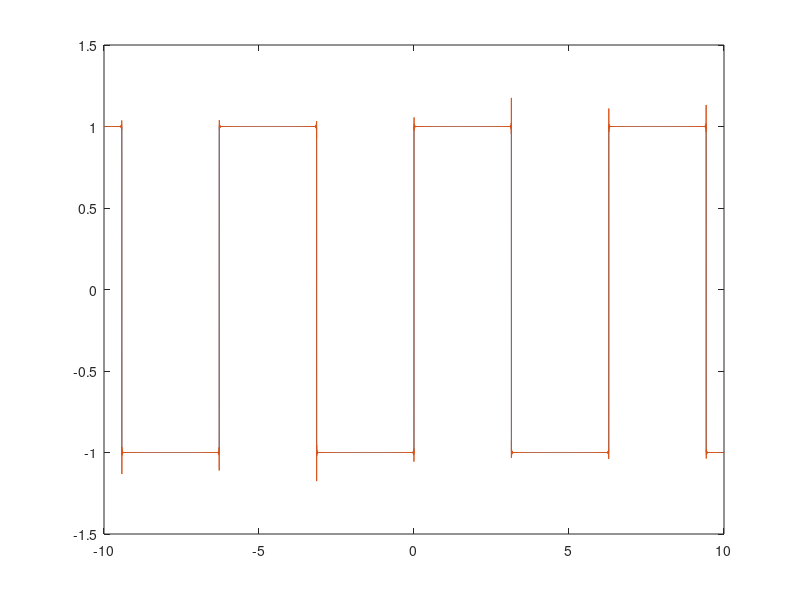

This chart was generated by the following MATLAB code:
clear all;
close all;
clc;

t = -10:0.001:10; %Definição de t indo de -10 até 10 em 0,001
w0 = 1;
A = 1;

x = A*square(t); %Definição da onda quadrada
plot(t,x); %Plotagem da onda quadada

hold on;

harm1 = (-2/(1*pi)*(cos(1*pi)-1)).*(sin(t));
%plot(t,harm1);

hold on;

harm3 = harm1 +(-2/(3*w0*pi)*(cos(3*w0*pi)-1)).*(sin(3.*w0*t));

%plot(t,harm3);

hold on;

harm5 = harm3 + (-2/(5*w0*pi)*(cos(5*w0*pi)-1)).*(sin(5.*w0*t));

%plot(t,harm5)

harmn = 0;
for k = 1:5000 %Criação do loop de 1 até 5000
    harmn = harmn + (-2/(k*w0*pi)*(cos(k*w0*pi)-1).*(sin(k.*w0*t))); %Soma de todas as harmônicas de 1 até 5000
end

plot(t,harmn) %Plotagem do gráfico da somatória das harmônicas




